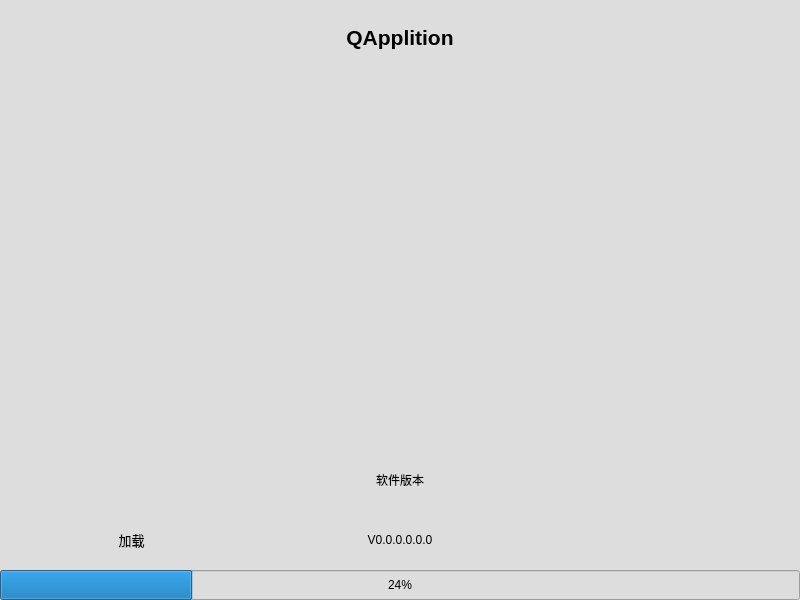
<?xml version="1.0" encoding="UTF-8"?>
<ui version="4.0">
 <class>QtStartWidgets</class>
 <widget class="QWidget" name="QtStartWidgets">
  <property name="geometry">
   <rect>
    <x>0</x>
    <y>0</y>
    <width>800</width>
    <height>600</height>
   </rect>
  </property>
  <property name="maximumSize">
   <size>
    <width>16777215</width>
    <height>16777215</height>
   </size>
  </property>
  <property name="windowTitle">
   <string>QtStartWidgets</string>
  </property>
  <property name="styleSheet">
   <string notr="true">background-color: rgb(221, 221, 221);</string>
  </property>
  <layout class="QVBoxLayout" name="verticalLayout_4" stretch="1,5,2">
   <property name="spacing">
    <number>0</number>
   </property>
   <property name="leftMargin">
    <number>0</number>
   </property>
   <property name="topMargin">
    <number>0</number>
   </property>
   <property name="rightMargin">
    <number>0</number>
   </property>
   <property name="bottomMargin">
    <number>0</number>
   </property>
   <item>
    <widget class="QLabel" name="lblApplition">
     <property name="minimumSize">
      <size>
       <width>0</width>
       <height>30</height>
      </size>
     </property>
     <property name="font">
      <font>
       <pointsize>16</pointsize>
       <weight>75</weight>
       <bold>true</bold>
      </font>
     </property>
     <property name="styleSheet">
      <string notr="true">color: rgb(0, 0, 0);</string>
     </property>
     <property name="text">
      <string>QApplition</string>
     </property>
     <property name="alignment">
      <set>Qt::AlignCenter</set>
     </property>
    </widget>
   </item>
   <item>
    <widget class="QWidget" name="gridWidget" native="true">
     <layout class="QGridLayout" name="gridLayout">
      <property name="leftMargin">
       <number>0</number>
      </property>
      <property name="topMargin">
       <number>0</number>
      </property>
      <property name="rightMargin">
       <number>0</number>
      </property>
      <property name="bottomMargin">
       <number>0</number>
      </property>
      <property name="spacing">
       <number>0</number>
      </property>
      <item row="2" column="1">
       <spacer name="verticalSpacer_2">
        <property name="orientation">
         <enum>Qt::Vertical</enum>
        </property>
        <property name="sizeHint" stdset="0">
         <size>
          <width>20</width>
          <height>40</height>
         </size>
        </property>
       </spacer>
      </item>
      <item row="1" column="0">
       <spacer name="horizontalSpacer_2">
        <property name="orientation">
         <enum>Qt::Horizontal</enum>
        </property>
        <property name="sizeHint" stdset="0">
         <size>
          <width>40</width>
          <height>20</height>
         </size>
        </property>
       </spacer>
      </item>
      <item row="1" column="2">
       <spacer name="horizontalSpacer_3">
        <property name="orientation">
         <enum>Qt::Horizontal</enum>
        </property>
        <property name="sizeHint" stdset="0">
         <size>
          <width>40</width>
          <height>20</height>
         </size>
        </property>
       </spacer>
      </item>
      <item row="1" column="1">
       <widget class="QLabel" name="lblImg">
        <property name="minimumSize">
         <size>
          <width>0</width>
          <height>40</height>
         </size>
        </property>
        <property name="text">
         <string/>
        </property>
        <property name="pixmap">
         <pixmap resource="../QFramer.qrc">:/images/skin/images/Stop.png</pixmap>
        </property>
        <property name="scaledContents">
         <bool>true</bool>
        </property>
        <property name="alignment">
         <set>Qt::AlignCenter</set>
        </property>
       </widget>
      </item>
      <item row="0" column="1">
       <spacer name="verticalSpacer_3">
        <property name="orientation">
         <enum>Qt::Vertical</enum>
        </property>
        <property name="sizeHint" stdset="0">
         <size>
          <width>20</width>
          <height>40</height>
         </size>
        </property>
       </spacer>
      </item>
     </layout>
    </widget>
   </item>
   <item>
    <layout class="QVBoxLayout" name="verticalLayout_3">
     <property name="spacing">
      <number>0</number>
     </property>
     <item>
      <layout class="QHBoxLayout" name="horizontalLayout" stretch="1,1,1">
       <property name="rightMargin">
        <number>0</number>
       </property>
       <item>
        <layout class="QVBoxLayout" name="verticalLayout_2">
         <item>
          <spacer name="verticalSpacer">
           <property name="orientation">
            <enum>Qt::Vertical</enum>
           </property>
           <property name="sizeHint" stdset="0">
            <size>
             <width>20</width>
             <height>10</height>
            </size>
           </property>
          </spacer>
         </item>
         <item>
          <widget class="QLabel" name="lblText">
           <property name="sizePolicy">
            <sizepolicy hsizetype="Preferred" vsizetype="Expanding">
             <horstretch>0</horstretch>
             <verstretch>0</verstretch>
            </sizepolicy>
           </property>
           <property name="minimumSize">
            <size>
             <width>30</width>
             <height>30</height>
            </size>
           </property>
           <property name="font">
            <font>
             <pointsize>10</pointsize>
            </font>
           </property>
           <property name="styleSheet">
            <string notr="true">color: rgb(0, 0, 0);</string>
           </property>
           <property name="text">
            <string>加载</string>
           </property>
           <property name="alignment">
            <set>Qt::AlignCenter</set>
           </property>
          </widget>
         </item>
        </layout>
       </item>
       <item>
        <layout class="QVBoxLayout" name="verticalLayout">
         <property name="spacing">
          <number>0</number>
         </property>
         <item>
          <widget class="QLabel" name="label_3">
           <property name="minimumSize">
            <size>
             <width>30</width>
             <height>20</height>
            </size>
           </property>
           <property name="styleSheet">
            <string notr="true">color: rgb(0, 0, 0);</string>
           </property>
           <property name="text">
            <string>软件版本</string>
           </property>
           <property name="alignment">
            <set>Qt::AlignCenter</set>
           </property>
          </widget>
         </item>
         <item>
          <widget class="QLabel" name="lblVision">
           <property name="minimumSize">
            <size>
             <width>0</width>
             <height>20</height>
            </size>
           </property>
           <property name="styleSheet">
            <string notr="true">color: rgb(0, 0, 0);</string>
           </property>
           <property name="text">
            <string>V0.0.0.0.0.0</string>
           </property>
           <property name="alignment">
            <set>Qt::AlignCenter</set>
           </property>
          </widget>
         </item>
        </layout>
       </item>
       <item>
        <layout class="QVBoxLayout" name="verticalLayout_5">
         <property name="spacing">
          <number>0</number>
         </property>
         <item>
          <widget class="QLabel" name="lbl_OtherInfo">
           <property name="minimumSize">
            <size>
             <width>30</width>
             <height>20</height>
            </size>
           </property>
           <property name="styleSheet">
            <string notr="true">color: rgb(0, 0, 0);</string>
           </property>
           <property name="text">
            <string/>
           </property>
           <property name="scaledContents">
            <bool>true</bool>
           </property>
           <property name="alignment">
            <set>Qt::AlignCenter</set>
           </property>
           <property name="wordWrap">
            <bool>true</bool>
           </property>
          </widget>
         </item>
        </layout>
       </item>
      </layout>
     </item>
     <item>
      <widget class="QProgressBar" name="progressBar">
       <property name="minimumSize">
        <size>
         <width>0</width>
         <height>30</height>
        </size>
       </property>
       <property name="styleSheet">
        <string notr="true">color: rgb(0, 0, 0);</string>
       </property>
       <property name="value">
        <number>24</number>
       </property>
       <property name="alignment">
        <set>Qt::AlignCenter</set>
       </property>
       <property name="orientation">
        <enum>Qt::Horizontal</enum>
       </property>
       <property name="textDirection">
        <enum>QProgressBar::TopToBottom</enum>
       </property>
      </widget>
     </item>
    </layout>
   </item>
  </layout>
 </widget>
 <layoutdefault spacing="6" margin="11"/>
 <resources>
  <include location="../QFramer.qrc"/>
 </resources>
 <connections/>
</ui>
